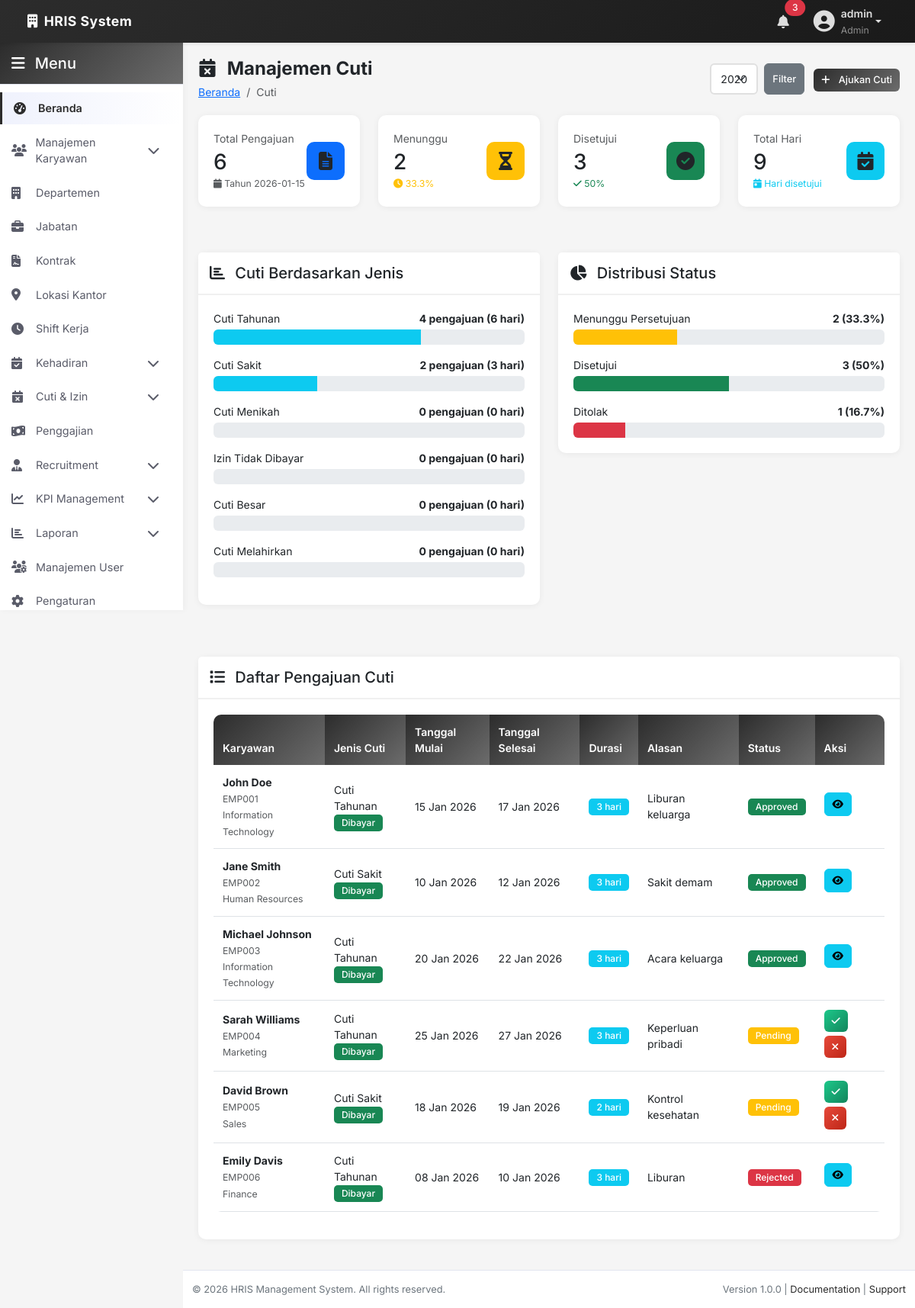
Page /admin/leave/index.php?year=2026-01-15 (signed in) on the committed database.
### tables this page shows
CREATE TABLE `leave_requests` (
  `id` int(11) NOT NULL,
  `employee_id` int(11) NOT NULL,
  `leave_type_id` int(11) NOT NULL,
  `start_date` date NOT NULL,
  `end_date` date NOT NULL,
  `total_days` int(11) NOT NULL,
  `reason` text NOT NULL,
  `status` enum('Pending','Approved','Rejected','Cancelled') DEFAULT 'Pending',
  `approved_by` int(11) DEFAULT NULL,
  `approved_at` timestamp NULL DEFAULT NULL,
  `rejection_reason` text DEFAULT NULL,
  `created_at` timestamp NOT NULL DEFAULT current_timestamp(),
  `updated_at` timestamp NOT NULL DEFAULT current_timestamp() ON UPDATE current_timestamp()
);

CREATE TABLE `employees` (
  `id` int(11) NOT NULL,
  `employee_code` varchar(20) NOT NULL,
  `first_name` varchar(50) NOT NULL,
  `last_name` varchar(50) NOT NULL,
  `email` varchar(100) NOT NULL,
  `phone` varchar(20) DEFAULT NULL,
  `date_of_birth` date DEFAULT NULL,
  `gender` enum('Male','Female','Other') NOT NULL,
  `address` text DEFAULT NULL,
  `department_id` int(11) DEFAULT NULL,
  `position_id` int(11) DEFAULT NULL,
  `hire_date` date NOT NULL,
  `employment_status` enum('Active','Inactive','On Leave','Terminated') DEFAULT 'Active',
  `basic_salary` decimal(15,2) DEFAULT 0.00,
  `salary` decimal(12,2) DEFAULT NULL,
  `photo` varchar(255) DEFAULT NULL,
  `user_id` int(11) DEFAULT NULL,
  `created_at` timestamp NOT NULL DEFAULT current_timestamp(),
  `updated_at` timestamp NOT NULL DEFAULT current_timestamp() ON UPDATE current_timestamp()
);

CREATE TABLE `departments` (
  `id` int(11) NOT NULL,
  `department_name` varchar(100) NOT NULL,
  `department_code` varchar(20) NOT NULL,
  `description` text DEFAULT NULL,
  `created_at` timestamp NOT NULL DEFAULT current_timestamp(),
  `updated_at` timestamp NOT NULL DEFAULT current_timestamp() ON UPDATE current_timestamp()
);

CREATE TABLE `leave_types` (
  `id` int(11) NOT NULL,
  `leave_name` varchar(100) NOT NULL,
  `max_days` int(11) NOT NULL DEFAULT 12,
  `description` text DEFAULT NULL,
  `is_paid` tinyint(1) DEFAULT 1,
  `created_at` timestamp NOT NULL DEFAULT current_timestamp(),
  `updated_at` timestamp NOT NULL DEFAULT current_timestamp() ON UPDATE current_timestamp()
);

### admin/leave/index.php (the view, shortened to what the rows shown need)
<?php
include __DIR__ . '/../includes/header.php';
include __DIR__ . '/../includes/sidebar.php';
$currentYear = date('Y');
$selectedYear = $_GET['year'] ?? $currentYear;
try {
    $leaveStmt = $pdo->prepare("SELECT lr.*,
                                CONCAT(e.first_name, ' ', e.last_name) as employee_name,
                                e.employee_code,
                                d.department_name,
                                lt.leave_name,
                                lt.is_paid,
                                u.username as approved_by_name
                                FROM leave_requests lr
                                LEFT JOIN employees e ON lr.employee_id = e.id
                                LEFT JOIN departments d ON e.department_id = d.id
                                LEFT JOIN leave_types lt ON lr.leave_type_id = lt.id
                                LEFT JOIN users u ON lr.approved_by = u.id
                                WHERE YEAR(lr.start_date) = ?
                                ORDER BY lr.created_at DESC");
    $leaveStmt->execute([$selectedYear]);
    $leaveRequests = $leaveStmt->fetchAll();
} catch (PDOException $e) {
    error_log("Error fetching leave data: " . $e->getMessage());
    $stats = [];
    $leaveRequests = [];
    $leaveTypes = [];
    $leaveByType = [];
    $employees = [];
}
?>
<div class="page-header">
    <div class="row align-items-center">
        <div class="col-md-6">
            <h1><i class="fas fa-calendar-times me-2"></i> Manajemen Cuti</h1>
        </div>
    </div>
</div>
<div class="row">
    <div class="col-12">
        <div class="card fade-in">
            <div class="card-body">
                <div class="table-responsive">
                    <table id="leaveTable" class="table table-hover">
                        <thead>
                            <tr>
                                <th>Karyawan</th>
                                <th>Jenis Cuti</th>
                                <th>Tanggal Mulai</th>
                                <th>Tanggal Selesai</th>
                                <th>Durasi</th>
                                <th>Alasan</th>
                                <th>Status</th>
                                <th>Aksi</th>
                            </tr>
                        </thead>
                        <tbody>
                            <?php foreach ($leaveRequests as $leave): ?>
                                <tr>
                                    <td>
                                        <strong><?php echo htmlspecialchars($leave['employee_name']); ?></strong><br>
                                        <small class="text-muted"><?php echo htmlspecialchars($leave['employee_code']); ?></small><br>
                                        <small class="text-muted"><?php echo htmlspecialchars($leave['department_name'] ?? '-'); ?></small>
                                    </td>
                                    <td>
                                        <?php echo htmlspecialchars($leave['leave_name']); ?>
                                        <?php if ($leave['is_paid']): ?>
                                            <br><small class="badge bg-success">Dibayar</small>
                                        <?php else: ?>
                                            <br><small class="badge bg-secondary">Tidak Dibayar</small>
                                        <?php endif; ?>
                                    </td>
                                    <td><?php echo formatDate($leave['start_date'], 'd M Y'); ?></td>
                                    <td><?php echo formatDate($leave['end_date'], 'd M Y'); ?></td>
                                    <td>
                                        <span class="badge bg-info"><?php echo $leave['total_days']; ?> hari</span>
                                    </td>
                                    <td><?php echo htmlspecialchars(substr($leave['reason'], 0, 50)) . (strlen($leave['reason']) > 50 ? '...' : ''); ?></td>
                                    <td>
                                        <?php
                                        $statusClass = '';
                                        switch ($leave['status']) {
                                            case 'Pending': $statusClass = 'bg-warning'; break;
                                            case 'Approved': $statusClass = 'bg-success'; break;
                                            case 'Rejected': $statusClass = 'bg-danger'; break;
                                        }
                                        ?>
                                        <span class="badge <?php echo $statusClass; ?>">
                                            <?php echo htmlspecialchars($leave['status']); ?>
                                        </span>
                                    </td>
                                    <td>
                                        <div class="action-buttons">
                                            <?php if ($leave['status'] == 'Pending'): ?>
                                                <button onclick="approveLeave(<?php echo $leave['id']; ?>)"
                                                        class="btn btn-sm btn-success" data-bs-toggle="tooltip" title="Setujui">
                                                    <i class="fas fa-check"></i>
                                                </button>
                                                <button onclick="rejectLeave(<?php echo $leave['id']; ?>)"
                                                        class="btn btn-sm btn-danger" data-bs-toggle="tooltip" title="Tolak">
                                                    <i class="fas fa-times"></i>
                                                </button>
                                            <?php else: ?>
                                                <button class="btn btn-sm btn-info" data-bs-toggle="tooltip" title="Lihat Detail">
                                                    <i class="fas fa-eye"></i>
                                                </button>
                                            <?php endif; ?>
                                        </div>
                                    </td>
                                </tr>
                            <?php endforeach; ?>
                        </tbody>
                    </table>
                </div>
            </div>
        </div>
    </div>
</div>
<?php include __DIR__ . '/../includes/footer.php'; ?>

### rows in the picture
leave_requests: employee_name "John Doe", employee.employee_code "EMP001", departments.department_name "Information Technology", leave_type.leave_name "Cuti Tahunan", start_date "15 Jan 2026", end_date "17 Jan 2026", total_days "3", reason "Liburan keluarga", status "Approved"
leave_requests: employee_name "Jane Smith", employee.employee_code "EMP002", departments.department_name "Human Resources", leave_type.leave_name "Cuti Sakit", start_date "10 Jan 2026", end_date "12 Jan 2026", total_days "3", reason "Sakit demam", status "Approved"
leave_requests: employee_name "Michael Johnson", employee.employee_code "EMP003", departments.department_name "Information Technology", leave_type.leave_name "Cuti Tahunan", start_date "20 Jan 2026", end_date "22 Jan 2026", total_days "3", reason "Acara keluarga", status "Approved"
leave_requests: employee_name "Sarah Williams", employee.employee_code "EMP004", departments.department_name "Marketing", leave_type.leave_name "Cuti Tahunan", start_date "25 Jan 2026", end_date "27 Jan 2026", total_days "3", reason "Keperluan pribadi", status "Pending"
leave_requests: employee_name "David Brown", employee.employee_code "EMP005", departments.department_name "Sales", leave_type.leave_name "Cuti Sakit", start_date "18 Jan 2026", end_date "19 Jan 2026", total_days "2", reason "Kontrol kesehatan", status "Pending"
leave_requests: employee_name "Emily Davis", employee.employee_code "EMP006", departments.department_name "Finance", leave_type.leave_name "Cuti Tahunan", start_date "08 Jan 2026", end_date "10 Jan 2026", total_days "3", reason "Liburan", status "Rejected"

### other values in the picture
$_SESSION['username'] "admin"
$_SESSION['role'] "Admin"
$totalRequests "6"
$stats['pending_count'] "2"
$pendingPercent "33.3"
$stats['approved_count'] "3"
$approvedPercent "50"
$stats['total_days_approved'] "9"
$type['leave_name'] "Cuti Tahunan"
$type['request_count'] "4"
$type['total_days'] "6"
$type['leave_name'] "Cuti Sakit"
$type['request_count'] "2"
$type['total_days'] "3"
$type['leave_name'] "Cuti Menikah"
